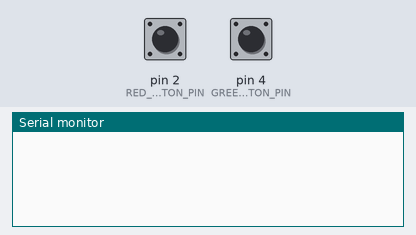
Recording of a sketch running on a simulated Arduino Uno, built with avr-gcc and run on an emulated ATmega328P. Parts: the last lines printed to the serial monitor. Inputs (shaded band) come from the test bench; at power-on: pin 2 (RED_BUTTON_PIN) HIGH, pin 4 (GREEN_BUTTON_PIN) HIGH.

Above: at 1.2 s.
1.3 s: pin 2 (RED_BUTTON_PIN) pulled LOW for 0.15 s
At 2.4 s:
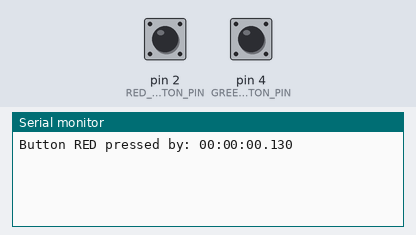
2.9 s: pin 4 (GREEN_BUTTON_PIN) pulled LOW for 0.15 s
At 3.6 s:
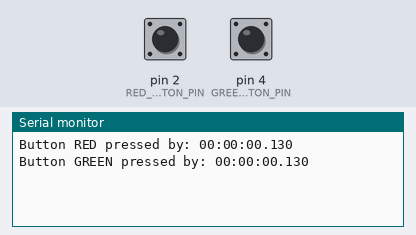
4.5 s: pin 2 (RED_BUTTON_PIN) pulled LOW for 1 s
At 6.0 s:
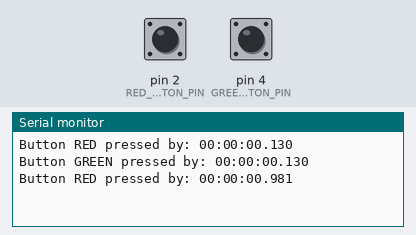
7.0 s: pin 4 (GREEN_BUTTON_PIN) pulled LOW for 1 s
At 9.1 s:
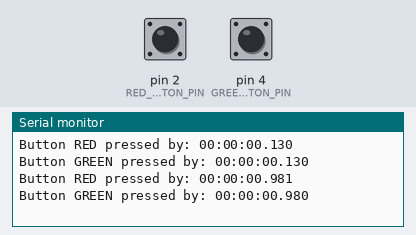

Measured:
- after the input at 1.3 s, the serial monitor: prints a new line after 0.15 s (image 1)
- after the input at 2.9 s, the serial monitor: prints a new line after 0.15 s (image 2)
- after the input at 4.5 s, the serial monitor: prints a new line after 1.0 s (image 3)
- after the input at 7.0 s, the serial monitor: prints a new line after 1.0 s (image 4)

The sketch:

2.2mod.ino
```cpp
// Imię i Nazwisko: Lukasz Gajerski
// Grupa: Czwartek 11:15
// Zadanie: 2.2 czas wcisniecia przycisku

#define RED_BUTTON_PIN 2
#define GREEN_BUTTON_PIN 4
#define DELAY_FOR_BTN_BOUNCING 20

bool lastRedBtnState = HIGH;
bool lastGreenBtnState = HIGH;
bool timerIsActiveRED = false;
unsigned long startedTimeRED;
bool timerIsActiveGREEN = false;
unsigned long startedTimeGREEN;

void setup() {
  Serial.begin(9600);
  pinMode(RED_BUTTON_PIN, INPUT_PULLUP);
  pinMode(GREEN_BUTTON_PIN, INPUT_PULLUP);
}

void loop() {
  if (timerIsActiveRED && timerIsActiveGREEN) {
    if (!buttonIsPressed(RED_BUTTON_PIN) && !buttonIsPressed(GREEN_BUTTON_PIN)) {
      unsigned long millisTimeSum = (millis() - startedTimeRED) + (millis() - startedTimeGREEN);
      printResult(millisTimeSum, "RED+GREEN");
      timerIsActiveRED = false;
      timerIsActiveGREEN = false;
    }
  } else {
    if (timerIsActiveRED) {
      if (!buttonIsPressed(RED_BUTTON_PIN)) {
        printResult(millis() - startedTimeRED, "RED");
        timerIsActiveRED = false;
      }
    } else if (buttonWasClicked(RED_BUTTON_PIN, lastRedBtnState)) {
      timerIsActiveRED = true;
      startedTimeRED = millis();
    }


    if (timerIsActiveGREEN) {
      if (!buttonIsPressed(GREEN_BUTTON_PIN)) {
        printResult(millis() - startedTimeGREEN, "GREEN");
        timerIsActiveGREEN = false;
      }
    } else if (buttonWasClicked(GREEN_BUTTON_PIN, lastGreenBtnState)) {
      timerIsActiveGREEN = true;
      startedTimeGREEN = millis();
    }
  }
}

bool buttonWasClicked(int buttonPin, bool & lastBtnState) {
  bool currentBtnState = digitalRead(buttonPin);

  if (lastBtnState != currentBtnState) {  //is slope running or falling
    lastBtnState = currentBtnState;

    if (currentBtnState == LOW) {  //is pressed
      delay(DELAY_FOR_BTN_BOUNCING);
      return (digitalRead(buttonPin) == LOW);   //is still pressed
    }
  }
  return false;
}

bool buttonIsPressed(int buttonPin) {
  return digitalRead(buttonPin) == LOW;
}

void printResult(unsigned long millisTime, String btnColor) {
  Serial.print("Button ");
  Serial.print(btnColor);
  Serial.print(" pressed by: ");
  char str[16];
  makeTime(millisTime, str);
  Serial.println(str);
}

void makeTime(unsigned long millisTime, char* buff) {
  int sec = millisTime / 1000;
  int millisSec = millisTime - sec * 1000;
  int minutes = sec / 60;
  int hours = minutes / 60;
  makeTime(buff, hours, minutes, sec, millisSec);
}

void makeTime(char* buff, int hours, int minutes, int sec, int milisec) {
  buff[0] = '\0';
  toCharWithTimeFormat(hours, buff);
  strcat(buff, ":");
  toCharWithTimeFormat(minutes, buff);
  strcat(buff, ":");
  toCharWithTimeFormat(sec, buff);
  strcat(buff, ".");
  if (milisec < 100)
    strcat(buff, "0");
  toCharWithTimeFormat(milisec, buff);
}

void toCharWithTimeFormat(int number, char* buff) {
  char temp[4];
  itoa(number, temp, 10);
  if (number < 10)
    strcat(buff, "0");
  strcat(buff, temp);
}
```
